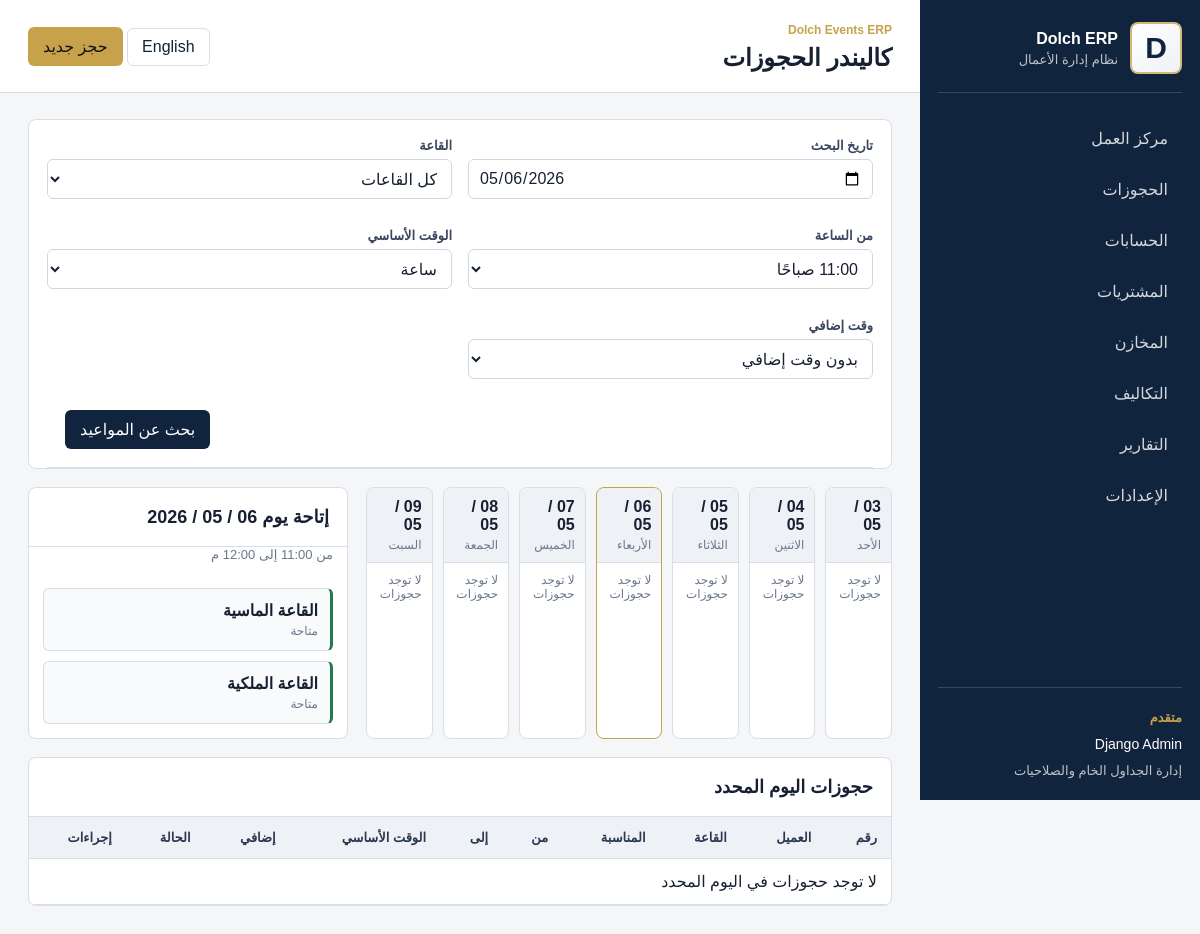
/bookings/calendar/, run on an earlier commit of the app's database.
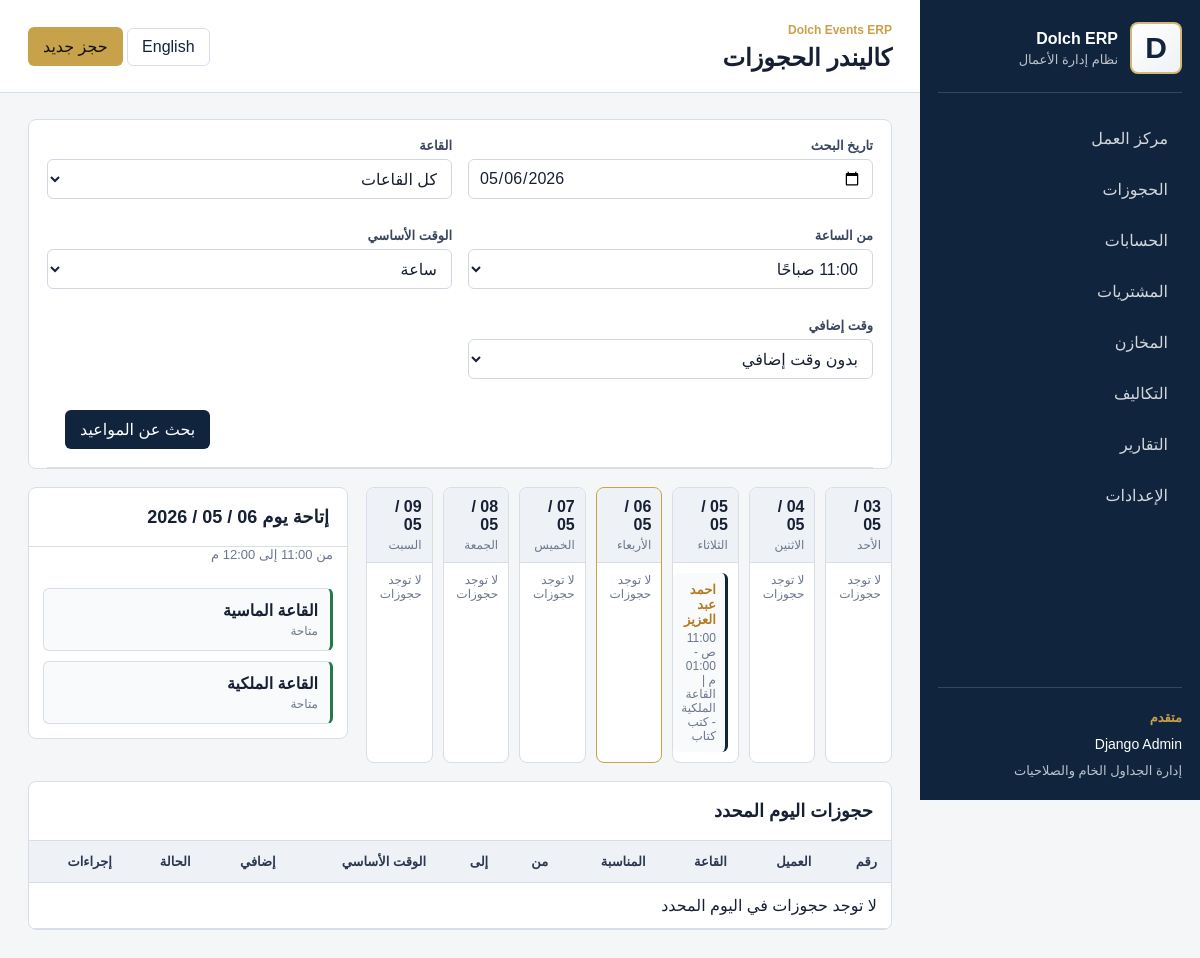
And on a later commit of the database.
### core/models.py (models this page shows)
class Hall(models.Model):
    class HallName(models.TextChoices):
        ROYAL   = "royal",   "القاعة الملكية"
        DIAMOND = "diamond", "القاعة الماسية"
    name      = models.CharField(max_length=20, choices=HallName.choices, unique=True, verbose_name="اسم القاعة")
    is_active = models.BooleanField(default=True, verbose_name="مفعّلة")
    class Meta:
        verbose_name        = "قاعة"
        verbose_name_plural = "القاعات"
    def __str__(self):
        return self.get_name_display()

class OccasionType(models.Model):
    class OccasionName(models.TextChoices):
        WEDDING           = "wedding",   "فرح إسلامي"
        MARRIAGE_CONTRACT = "contract",  "كتب كتاب"
        CONDOLENCE        = "condolence","عزاء"
        AQEEQA            = "aqeeqa",    "عقيقة"
        BUSINESS_MEETING  = "meeting",   "اجتماعات عمل"
    name      = models.CharField(max_length=30, choices=OccasionName.choices, unique=True, verbose_name="نوع المناسبة")
    is_active = models.BooleanField(default=True, verbose_name="مفعّل")
    class Meta:
        verbose_name        = "نوع مناسبة"
        verbose_name_plural = "أنواع المناسبات"
    def __str__(self):
        return self.get_name_display()

### bookings/models.py (models this page shows, shortened)
class Booking(models.Model):
    class BookingStatus(models.TextChoices):
        PENDING = "pending", "قيد المراجعة"
        CONFIRMED = "confirmed", "مؤكد"
        CANCELLED = "cancelled", "ملغي"
        COMPLETED = "completed", "منتهي"
    class DurationType(models.TextChoices):
        ONE_HOUR = "1h", "ساعة"
        TWO_HOURS = "2h", "ساعتان"
        PHOTO_VIDEO_ZAFFA_OFFER = "photo_video_zaffa_offer", "عرض فوتو + فيديو + زفة"
    client = models.ForeignKey(
        Client,
        on_delete=models.PROTECT,
        verbose_name="العميل",
        related_name="bookings"
    )
    hall = models.ForeignKey(
        Hall,
        on_delete=models.PROTECT,
        verbose_name="القاعة",
        related_name="bookings"
    )
    occasion_type = models.ForeignKey(
        OccasionType,
        on_delete=models.PROTECT,
        verbose_name="نوع المناسبة",
        related_name="bookings"
    )
    booking_date = models.DateField(verbose_name="تاريخ الحجز")
    occasion_date = models.DateField(verbose_name="تاريخ المناسبة")
    start_time = models.TimeField(default="11:00", verbose_name="ساعة بداية الحجز")
    duration_type = models.CharField(
        max_length=30,
        choices=DurationType.choices,
        default=DurationType.ONE_HOUR,
        verbose_name="الوقت الأساسي"
    )
    extra_minutes = models.PositiveSmallIntegerField(
        default=0,
        verbose_name="وقت إضافي بالدقائق"
    )
    status = models.CharField(
        max_length=15,
        choices=BookingStatus.choices,
        default=BookingStatus.PENDING,
        verbose_name="حالة الحجز"
    )
    hall_price = models.DecimalField(
        max_digits=12,
        decimal_places=2,
        default=0,
        verbose_name="سعر القاعة"
    )
    services_total = models.DecimalField(
        max_digits=12,
        decimal_places=2,
        default=0,
        verbose_name="إجمالي الخدمات"
    )
    total_price = models.DecimalField(
        max_digits=12,
        decimal_places=2,
        default=0,
        verbose_name="إجمالي السعر"
    )
    amount_paid = models.DecimalField(
        max_digits=12,
        decimal_places=2,
        default=0,
        verbose_name="المبلغ المدفوع"
    )
    notes = models.TextField(blank=True, verbose_name="ملاحظات")
    created_at = models.DateTimeField(auto_now_add=True, verbose_name="وقت الإنشاء")
    updated_at = models.DateTimeField(auto_now=True, verbose_name="آخر تحديث")
    is_posted = models.BooleanField(default=False, verbose_name="مرحل محاسبيًا")
    posted_at = models.DateTimeField(null=True, blank=True, verbose_name="وقت الترحيل")
    posted_by = models.ForeignKey(
        settings.AUTH_USER_MODEL,
        on_delete=models.SET_NULL,
        null=True,
        blank=True,
        related_name="posted_bookings",
        verbose_name="تم الترحيل بواسطة",
    )
    journal_entry = models.ForeignKey(
        JournalEntry,
        on_delete=models.SET_NULL,
        null=True,
        blank=True,
        related_name="bookings",
        verbose_name="قيد اليومية",
    )
    groom_name = models.CharField(max_length=100, blank=True, verbose_name="اسم العريس")
    groom_national_id = models.CharField(max_length=20, blank=True, verbose_name="الرقم القومي للعريس")
    groom_address = models.CharField(max_length=255, blank=True, verbose_name="عنوان العريس")
    bride_name = models.CharField(max_length=100, blank=True, verbose_name="اسم العروسة")
    bride_national_id = models.CharField(max_length=20, blank=True, verbose_name="الرقم القومي للعروسة")
    bride_address = models.CharField(max_length=255, blank=True, verbose_name="عنوان العروسة")
    class Meta:
        verbose_name = "حجز"
        verbose_name_plural = "الحجوزات"
        ordering = ["-occasion_date"]
        permissions = [
            ("can_confirm_booking", "Can confirm and post booking"),
            ("can_unpost_booking", "Can reverse posted booking"),
        ]
    @property
    def duration_minutes(self):
        base_minutes = {
            self.DurationType.ONE_HOUR: 60,
            self.DurationType.TWO_HOURS: 120,
            self.DurationType.PHOTO_VIDEO_ZAFFA_OFFER: 90,
        }.get(self.duration_type, 60)
        return base_minutes + (self.extra_minutes or 0)
    @property
    def end_time(self):
        if not self.start_time:
            return None
        start_datetime = datetime.combine(self.occasion_date, self.start_time)
        return (start_datetime + timedelta(minutes=self.duration_minutes)).time()

class Client(models.Model):
    name = models.CharField(max_length=100, verbose_name="اسم العميل")
    phone = models.CharField(
        max_length=11,
        validators=[phone_validator],
        unique=True,
        verbose_name="رقم الهاتف"
    )
    notes = models.TextField(blank=True, verbose_name="ملاحظات")
    created_at = models.DateTimeField(auto_now_add=True, verbose_name="تاريخ الإضافة")
    class Meta:
        verbose_name = "عميل"
        verbose_name_plural = "العملاء"
        ordering = ["-created_at"]

### bookings/views.py (the view)
# urls.py: path("calendar/", views.booking_calendar, name="booking_calendar"),
def booking_calendar(request):
    selected_date = request.GET.get("date")
    hall_id = request.GET.get("hall")
    selected_time = request.GET.get("start_time") or "11:00"
    selected_duration = request.GET.get("duration_type") or Booking.DurationType.ONE_HOUR
    selected_extra_minutes = int(request.GET.get("extra_minutes") or 0)
    if selected_date:
        try:
            from datetime import date
            selected_date = date.fromisoformat(selected_date)
        except ValueError:
            selected_date = None
    if selected_date is None:
        from django.utils import timezone
        selected_date = timezone.localdate()
    start_date = selected_date - timedelta(days=3)
    days = [start_date + timedelta(days=i) for i in range(7)]
    halls = Hall.objects.filter(is_active=True).order_by("name")
    bookings = Booking.objects.select_related("client", "hall", "occasion_type").filter(
        occasion_date__in=days
    ).exclude(status=Booking.BookingStatus.CANCELLED)
    if hall_id:
        bookings = bookings.filter(hall_id=hall_id)
    calendar_days = []
    for day in days:
        day_bookings = [booking for booking in bookings if booking.occasion_date == day]
        calendar_days.append({
            "date": day,
            "bookings": day_bookings,
            "is_selected": day == selected_date,
        })
    selected_day_bookings = []
    for day_data in calendar_days:
        if day_data["is_selected"]:
            selected_day_bookings = day_data["bookings"]
            break
    selected_start_time = datetime.strptime(selected_time, "%H:%M").time()
    selected_minutes = {
        Booking.DurationType.ONE_HOUR: 60,
        Booking.DurationType.TWO_HOURS: 120,
        Booking.DurationType.PHOTO_VIDEO_ZAFFA_OFFER: 90,
    }.get(selected_duration, 60) + selected_extra_minutes
    selected_start = datetime.combine(selected_date, selected_start_time)
    selected_end = selected_start + timedelta(minutes=selected_minutes)
    busy_hall_ids = set()
    for booking in selected_day_bookings:
        booking_start, booking_end = booking.booking_interval()
        if selected_start < booking_end and selected_end > booking_start:
            busy_hall_ids.add(booking.hall_id)
    available_halls = [hall for hall in halls if hall.id not in busy_hall_ids]
    return render(
        request,
        "bookings/booking_calendar.html",
        {
            "page_title": "كاليندر الحجوزات",
            "calendar_days": calendar_days,
            "selected_date": selected_date,
            "halls": halls,
            "selected_hall_id": int(hall_id) if hall_id else None,
            "selected_time": selected_time,
            "selected_duration": selected_duration,
            "duration_choices": Booking.DurationType.choices,
            "time_choices": BOOKING_TIME_CHOICES,
            "extra_time_choices": EXTRA_TIME_CHOICES,
            "selected_extra_minutes": selected_extra_minutes,
            "selected_end_time": selected_end.time(),
            "available_halls": available_halls,
            "selected_day_bookings": selected_day_bookings,
        },
    )

### templates/bookings/booking_calendar.html (shortened to what the changed rows need)
{% extends "base.html" %}
{% block content %}
<div class="calendar-layout">
    <section class="calendar-grid">
        {% for day in calendar_days %}
        <article class="calendar-day {% if day.is_selected %}selected{% endif %}">
            <header>
                <strong>{{ day.date|date:"d / m" }}</strong>
                <span>{{ day.date|date:"l" }}</span>
            </header>
            <div class="calendar-events">
                {% for booking in day.bookings %}
                <a class="calendar-event status-{{ booking.status }}" href="{% url 'booking_detail' booking.id %}">
                    <strong>{{ booking.client.name }}</strong>
                    <span>{{ booking.start_time|time:"h:i A" }} - {{ booking.end_time|time:"h:i A" }} | {{ booking.hall }} - {{ booking.occasion_type }}</span>
                </a>
                {% empty %}
                <span class="empty-slot">لا توجد حجوزات</span>
                {% endfor %}
            </div>
        </article>
        {% endfor %}
    </section>
    <aside class="panel availability-panel">
        <div class="panel-header">
            <h2>إتاحة يوم {{ selected_date|date:"d / m / Y" }}</h2>
        </div>
        <div class="availability-list">
            {% for hall in available_halls %}
            <div class="availability-item available">
                <strong>{{ hall }}</strong>
                <span>متاحة</span>
            </div>
            {% empty %}
            <div class="availability-item busy">
                <strong>لا توجد قاعات متاحة</strong>
                <span>كل القاعات عليها حجوزات في هذا اليوم</span>
            </div>
            {% endfor %}
        </div>
    </aside>
</div>
<div class="panel" style="margin-top: 18px;">
    <div class="panel-header">
        <h2>حجوزات اليوم المحدد</h2>
    </div>
    <div class="table-scroll">
        <table class="data-table">
            <thead>
                <tr>
                    <th>رقم</th>
                    <th>العميل</th>
                    <th>القاعة</th>
                    <th>المناسبة</th>
                    <th>من</th>
                    <th>إلى</th>
                    <th>الوقت الأساسي</th>
                    <th>إضافي</th>
                    <th>الحالة</th>
                    <th>إجراءات</th>
                </tr>
            </thead>
        </table>
    </div>
</div>
{% endblock %}

What changed in the data, as far as the page shows it:
added Booking: client.name "احمد عبد العزيز", start_time "11:00 ص", end_time "01:00 م", hall "القاعة الملكية", occasion_type "كتب كتاب"
Also different on the page:
list line gone: "لا توجد حجوزات"
